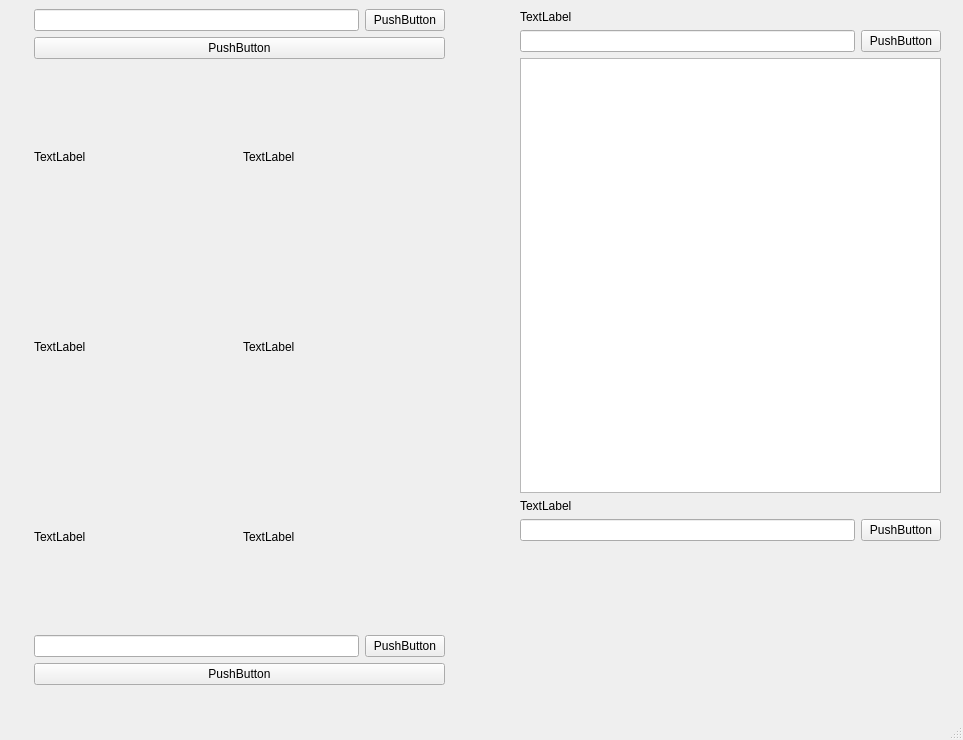
<?xml version="1.0" encoding="UTF-8"?>
<ui version="4.0">
 <class>MainWindow</class>
 <widget class="QMainWindow" name="MainWindow">
  <property name="geometry">
   <rect>
    <x>0</x>
    <y>0</y>
    <width>963</width>
    <height>740</height>
   </rect>
  </property>
  <property name="windowTitle">
   <string>MainWindow</string>
  </property>
  <widget class="QWidget" name="centralwidget">
   <widget class="QWidget" name="verticalLayoutWidget">
    <property name="geometry">
     <rect>
      <x>520</x>
      <y>10</y>
      <width>421</width>
      <height>531</height>
     </rect>
    </property>
    <layout class="QVBoxLayout" name="verticalLayout">
     <item>
      <widget class="QLabel" name="label_2">
       <property name="text">
        <string>TextLabel</string>
       </property>
      </widget>
     </item>
     <item>
      <layout class="QHBoxLayout" name="horizontalLayout">
       <item>
        <widget class="QLineEdit" name="lineEdit"/>
       </item>
       <item>
        <widget class="QPushButton" name="pushButton">
         <property name="text">
          <string>PushButton</string>
         </property>
        </widget>
       </item>
      </layout>
     </item>
     <item>
      <widget class="QGraphicsView" name="graphicsView"/>
     </item>
     <item>
      <widget class="QLabel" name="label">
       <property name="text">
        <string>TextLabel</string>
       </property>
      </widget>
     </item>
     <item>
      <layout class="QHBoxLayout" name="horizontalLayout_2">
       <item>
        <widget class="QLineEdit" name="lineEdit_2"/>
       </item>
       <item>
        <widget class="QPushButton" name="pushButton_2">
         <property name="text">
          <string>PushButton</string>
         </property>
        </widget>
       </item>
      </layout>
     </item>
    </layout>
   </widget>
   <widget class="QWidget" name="verticalLayoutWidget_2">
    <property name="geometry">
     <rect>
      <x>34</x>
      <y>9</y>
      <width>411</width>
      <height>676</height>
     </rect>
    </property>
    <layout class="QVBoxLayout" name="verticalLayout_2">
     <item>
      <layout class="QHBoxLayout" name="horizontalLayout_5">
       <item>
        <widget class="QLineEdit" name="lineEdit_5"/>
       </item>
       <item>
        <widget class="QPushButton" name="pushButton_5">
         <property name="text">
          <string>PushButton</string>
         </property>
        </widget>
       </item>
      </layout>
     </item>
     <item>
      <widget class="QPushButton" name="pushButton_3">
       <property name="text">
        <string>PushButton</string>
       </property>
      </widget>
     </item>
     <item>
      <layout class="QGridLayout" name="gridLayout">
       <item row="1" column="0">
        <widget class="ClickableLabel" name="label_5">
         <property name="sizePolicy">
          <sizepolicy hsizetype="Minimum" vsizetype="Minimum">
           <horstretch>0</horstretch>
           <verstretch>0</verstretch>
          </sizepolicy>
         </property>
         <property name="minimumSize">
          <size>
           <width>170</width>
           <height>170</height>
          </size>
         </property>
         <property name="text">
          <string>TextLabel</string>
         </property>
        </widget>
       </item>
       <item row="2" column="0">
        <widget class="ClickableLabel" name="label_7">
         <property name="sizePolicy">
          <sizepolicy hsizetype="Minimum" vsizetype="Minimum">
           <horstretch>0</horstretch>
           <verstretch>0</verstretch>
          </sizepolicy>
         </property>
         <property name="minimumSize">
          <size>
           <width>170</width>
           <height>170</height>
          </size>
         </property>
         <property name="text">
          <string>TextLabel</string>
         </property>
        </widget>
       </item>
       <item row="0" column="1">
        <widget class="ClickableLabel" name="label_4">
         <property name="sizePolicy">
          <sizepolicy hsizetype="Minimum" vsizetype="Minimum">
           <horstretch>0</horstretch>
           <verstretch>0</verstretch>
          </sizepolicy>
         </property>
         <property name="minimumSize">
          <size>
           <width>170</width>
           <height>170</height>
          </size>
         </property>
         <property name="text">
          <string>TextLabel</string>
         </property>
        </widget>
       </item>
       <item row="2" column="1">
        <widget class="ClickableLabel" name="label_8">
         <property name="sizePolicy">
          <sizepolicy hsizetype="Minimum" vsizetype="Minimum">
           <horstretch>0</horstretch>
           <verstretch>0</verstretch>
          </sizepolicy>
         </property>
         <property name="minimumSize">
          <size>
           <width>170</width>
           <height>170</height>
          </size>
         </property>
         <property name="text">
          <string>TextLabel</string>
         </property>
        </widget>
       </item>
       <item row="1" column="1">
        <widget class="ClickableLabel" name="label_6">
         <property name="sizePolicy">
          <sizepolicy hsizetype="Minimum" vsizetype="Minimum">
           <horstretch>0</horstretch>
           <verstretch>0</verstretch>
          </sizepolicy>
         </property>
         <property name="minimumSize">
          <size>
           <width>170</width>
           <height>170</height>
          </size>
         </property>
         <property name="text">
          <string>TextLabel</string>
         </property>
        </widget>
       </item>
       <item row="0" column="0">
        <widget class="ClickableLabel" name="label_3">
         <property name="sizePolicy">
          <sizepolicy hsizetype="Minimum" vsizetype="Minimum">
           <horstretch>0</horstretch>
           <verstretch>0</verstretch>
          </sizepolicy>
         </property>
         <property name="minimumSize">
          <size>
           <width>170</width>
           <height>170</height>
          </size>
         </property>
         <property name="text">
          <string>TextLabel</string>
         </property>
        </widget>
       </item>
      </layout>
     </item>
     <item>
      <layout class="QHBoxLayout" name="horizontalLayout_6">
       <item>
        <widget class="QLineEdit" name="lineEdit_6"/>
       </item>
       <item>
        <widget class="QPushButton" name="pushButton_6">
         <property name="text">
          <string>PushButton</string>
         </property>
        </widget>
       </item>
      </layout>
     </item>
     <item>
      <widget class="QPushButton" name="pushButton_4">
       <property name="text">
        <string>PushButton</string>
       </property>
      </widget>
     </item>
    </layout>
   </widget>
  </widget>
  <widget class="QMenuBar" name="menubar">
   <property name="geometry">
    <rect>
     <x>0</x>
     <y>0</y>
     <width>963</width>
     <height>26</height>
    </rect>
   </property>
  </widget>
  <widget class="QStatusBar" name="statusbar"/>
 </widget>
 <customwidgets>
  <customwidget>
   <class>ClickableLabel</class>
   <extends>QLabel</extends>
   <header>clickablelabel.h</header>
  </customwidget>
 </customwidgets>
 <resources/>
 <connections/>
</ui>
